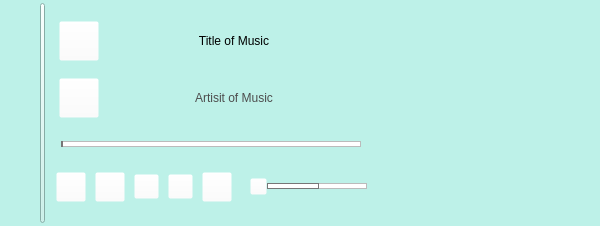
       <widget class="QFrame" name="verticalFrame">
        <property name="styleSheet">
         <string notr="true">background-color: rgb(189, 241, 232);</string>
        </property>
        <layout class="QHBoxLayout" name="horizontalLayout_50">
         <property name="spacing">
          <number>0</number>
         </property>
         <property name="leftMargin">
          <number>0</number>
         </property>
         <property name="topMargin">
          <number>3</number>
         </property>
         <property name="rightMargin">
          <number>5</number>
         </property>
         <property name="bottomMargin">
          <number>3</number>
         </property>
         <item>
          <spacer name="horizontalSpacer_43">
           <property name="orientation">
            <enum>Qt::Horizontal</enum>
           </property>
           <property name="sizeHint" stdset="0">
            <size>
             <width>40</width>
             <height>20</height>
            </size>
           </property>
          </spacer>
         </item>
         <item>
          <widget class="QPushButton" name="pushButton_10">
           <property name="minimumSize">
            <size>
             <width>5</width>
             <height>220</height>
            </size>
           </property>
           <property name="maximumSize">
            <size>
             <width>5</width>
             <height>220</height>
            </size>
           </property>
           <property name="styleSheet">
            <string notr="true">border-image: url(:/res/images/bar.png);</string>
           </property>
           <property name="text">
            <string/>
           </property>
          </widget>
         </item>
         <item>
          <layout class="QVBoxLayout" name="verticalLayout_6">
           <item>
            <widget class="QFrame" name="horizontalFrame_2">
             <property name="minimumSize">
              <size>
               <width>0</width>
               <height>0</height>
              </size>
             </property>
             <layout class="QHBoxLayout" name="horizontalLayout_54">
              <property name="spacing">
               <number>0</number>
              </property>
              <property name="leftMargin">
               <number>10</number>
              </property>
              <property name="topMargin">
               <number>0</number>
              </property>
              <property name="rightMargin">
               <number>0</number>
              </property>
              <property name="bottomMargin">
               <number>0</number>
              </property>
             </layout>
            </widget>
           </item>
           <item>
            <widget class="QFrame" name="horizontalFrame">
             <property name="minimumSize">
              <size>
               <width>550</width>
               <height>0</height>
              </size>
             </property>
             <property name="maximumSize">
              <size>
               <width>550</width>
               <height>16777215</height>
              </size>
             </property>
             <property name="styleSheet">
              <string notr="true">border-image: url(:/res/images/musicback.png);
background-color: rgba(255, 255, 255, 0);</string>
             </property>
             <property name="lineWidth">
              <number>0</number>
             </property>
             <layout class="QHBoxLayout" name="horizontalLayout_24">
              <property name="spacing">
               <number>0</number>
              </property>
              <property name="leftMargin">
               <number>3</number>
              </property>
              <property name="topMargin">
               <number>3</number>
              </property>
              <property name="rightMargin">
               <number>10</number>
              </property>
              <property name="bottomMargin">
               <number>3</number>
              </property>
              <item>
               <layout class="QVBoxLayout" name="verticalLayout_20">
                <property name="spacing">
                 <number>2</number>
                </property>
                <item>
                 <layout class="QVBoxLayout" name="verticalLayout_22">
                  <item>
                   <layout class="QHBoxLayout" name="horizontalLayout_32">
                    <property name="spacing">
                     <number>5</number>
                    </property>
                    <item>
                     <spacer name="horizontalSpacer_31">
                      <property name="orientation">
                       <enum>Qt::Horizontal</enum>
                      </property>
                      <property name="sizeHint" stdset="0">
                       <size>
                        <width>40</width>
                        <height>20</height>
                       </size>
                      </property>
                     </spacer>
                    </item>
                    <item>
                     <widget class="QPushButton" name="pushButton_4">
                      <property name="minimumSize">
                       <size>
                        <width>40</width>
                        <height>40</height>
                       </size>
                      </property>
                      <property name="maximumSize">
                       <size>
                        <width>40</width>
                        <height>40</height>
                       </size>
                      </property>
                      <property name="styleSheet">
                       <string notr="true">border-image: url(:/res/images/title.png);</string>
                      </property>
                      <property name="text">
                       <string/>
                      </property>
                     </widget>
                    </item>
                    <item>
                     <widget class="QLabel" name="MusicTitle">
                      <property name="minimumSize">
                       <size>
                        <width>260</width>
                        <height>40</height>
                       </size>
                      </property>
                      <property name="maximumSize">
                       <size>
                        <width>260</width>
                        <height>40</height>
                       </size>
                      </property>
                      <property name="styleSheet">
                       <string notr="true">font: 75 11pt &quot;나눔고딕 ExtraBold&quot;;
color: rgb(0, 0, 0);

border-image: url(:/res/images/context.png);</string>
                      </property>
                      <property name="text">
                       <string>Title of Music</string>
                      </property>
                      <property name="alignment">
                       <set>Qt::AlignCenter</set>
                      </property>
                     </widget>
                    </item>
                    <item>
                     <spacer name="horizontalSpacer_32">
                      <property name="orientation">
                       <enum>Qt::Horizontal</enum>
                      </property>
                      <property name="sizeHint" stdset="0">
                       <size>
                        <width>40</width>
                        <height>20</height>
                       </size>
                      </property>
                     </spacer>
                    </item>
                   </layout>
                  </item>
                 </layout>
                </item>
                <item>
                 <layout class="QHBoxLayout" name="horizontalLayout_33">
                  <property name="spacing">
                   <number>5</number>
                  </property>
                  <property name="topMargin">
                   <number>0</number>
                  </property>
                  <item>
                   <spacer name="horizontalSpacer_33">
                    <property name="orientation">
                     <enum>Qt::Horizontal</enum>
                    </property>
                    <property name="sizeHint" stdset="0">
                     <size>
                      <width>40</width>
                      <height>20</height>
                     </size>
                    </property>
                   </spacer>
                  </item>
                  <item>
                   <widget class="QPushButton" name="pushButton_5">
                    <property name="minimumSize">
                     <size>
                      <width>40</width>
                      <height>40</height>
                     </size>
                    </property>
                    <property name="maximumSize">
                     <size>
                      <width>40</width>
                      <height>40</height>
                     </size>
                    </property>
                    <property name="styleSheet">
                     <string notr="true">border-image: url(:/res/images/artist.png);</string>
                    </property>
                    <property name="text">
                     <string/>
                    </property>
                   </widget>
                  </item>
                  <item>
                   <widget class="QLabel" name="SingerName">
                    <property name="minimumSize">
                     <size>
                      <width>260</width>
                      <height>40</height>
                     </size>
                    </property>
                    <property name="maximumSize">
                     <size>
                      <width>260</width>
                      <height>40</height>
                     </size>
                    </property>
                    <property name="styleSheet">
                     <string notr="true">font: 75 10pt &quot;나눔고딕&quot;;
color: rgb(77, 77, 77);

border-image: url(:/res/images/context.png);</string>
                    </property>
                    <property name="text">
                     <string>Artisit of Music</string>
                    </property>
                    <property name="alignment">
                     <set>Qt::AlignCenter</set>
                    </property>
                   </widget>
                  </item>
                  <item>
                   <spacer name="horizontalSpacer_34">
                    <property name="orientation">
                     <enum>Qt::Horizontal</enum>
                    </property>
                    <property name="sizeHint" stdset="0">
                     <size>
                      <width>40</width>
                      <height>20</height>
                     </size>
                    </property>
                   </spacer>
                  </item>
                 </layout>
                </item>
                <item>
                 <layout class="QHBoxLayout" name="horizontalLayout_31">
                  <item>
                   <spacer name="horizontalSpacer_29">
                    <property name="orientation">
                     <enum>Qt::Horizontal</enum>
                    </property>
                    <property name="sizeHint" stdset="0">
                     <size>
                      <width>40</width>
                      <height>20</height>
                     </size>
                    </property>
                   </spacer>
                  </item>
                  <item>
                   <widget class="QSlider" name="musicSlider">
                    <property name="minimumSize">
                     <size>
                      <width>300</width>
                      <height>0</height>
                     </size>
                    </property>
                    <property name="styleSheet">
                     <string notr="true">QSlider::groove:horizontal {
border: 1px solid #bbb;
background: white;
height: 4px;
border-radius: 4px;
}

QSlider::sub-page:horizontal {
background: qlineargradient(x1: 0, y1: 0,    x2: 0, y2: 1,
    stop: 0 #66e, stop: 1 #bbf);
background: qlineargradient(x1: 0, y1: 0.2, x2: 1, y2: 1,
    stop: 0 #bbf, stop: 1 #55f);
border: 1px solid #777;
height: 4px;
border-radius: 4px;
}

QSlider::handle:horizontal {
	border-image: url(:/res/images/sliderBtn.png);
width: 15px;
height: 15px;

}


QSlider::handle:horizontal:hover {
	border-image: url(:/res/images/sliderBtn.png);
width: 15px;
height: 15px;
}
</string>
                    </property>
                    <property name="orientation">
                     <enum>Qt::Horizontal</enum>
                    </property>
                   </widget>
                  </item>
                  <item>
                   <spacer name="horizontalSpacer_30">
                    <property name="orientation">
                     <enum>Qt::Horizontal</enum>
                    </property>
                    <property name="sizeHint" stdset="0">
                     <size>
                      <width>40</width>
                      <height>20</height>
                     </size>
                    </property>
                   </spacer>
                  </item>
                 </layout>
                </item>
                <item>
                 <layout class="QHBoxLayout" name="horizontalLayout_25">
                  <property name="spacing">
                   <number>9</number>
                  </property>
                  <item>
                   <spacer name="horizontalSpacer_27">
                    <property name="orientation">
                     <enum>Qt::Horizontal</enum>
                    </property>
                    <property name="sizeHint" stdset="0">
                     <size>
                      <width>40</width>
                      <height>20</height>
                     </size>
                    </property>
                   </spacer>
                  </item>
                  <item>
                   <widget class="QPushButton" name="playMusicBtn">
                    <property name="minimumSize">
                     <size>
                      <width>30</width>
                      <height>30</height>
                     </size>
                    </property>
                    <property name="maximumSize">
                     <size>
                      <width>30</width>
                      <height>30</height>
                     </size>
                    </property>
                    <property name="styleSheet">
                     <string notr="true">QPushButton#playMusicBtn{
	border-image: url(:/res/images/musicp_b.png);
}

QPushButton#playMusicBtn:hover{
	border-image: url(:/res/images/musicp_o.png);
}

QPushButton#playMusicBtn:pressed {
}</string>
                    </property>
                    <property name="text">
                     <string/>
                    </property>
                   </widget>
                  </item>
                  <item>
                   <widget class="QPushButton" name="stopMusicBtn">
                    <property name="minimumSize">
                     <size>
                      <width>30</width>
                      <height>30</height>
                     </size>
                    </property>
                    <property name="maximumSize">
                     <size>
                      <width>30</width>
                      <height>30</height>
                     </size>
                    </property>
                    <property name="styleSheet">
                     <string notr="true">QPushButton#stopMusicBtn{
	border-image: url(:/res/images/musics_b.png);
}

QPushButton#stopMusicBtn:hover{
	border-image: url(:/res/images/musics_o.png);
}

QPushButton#stopMusicBtn:pressed {
}</string>
                    </property>
                    <property name="text">
                     <string/>
                    </property>
                   </widget>
                  </item>
                  <item>
                   <widget class="QPushButton" name="beforMusicBtn">
                    <property name="minimumSize">
                     <size>
                      <width>25</width>
                      <height>25</height>
                     </size>
                    </property>
                    <property name="maximumSize">
                     <size>
                      <width>25</width>
                      <height>25</height>
                     </size>
                    </property>
                    <property name="styleSheet">
                     <string notr="true">QPushButton#beforMusicBtn{
	border-image: url(:/res/images/before_b.png);
}

QPushButton#beforMusicBtn:hover{
	border-image: url(:/res/images/before_o.png);
}

QPushButton#beforMusicBtn:pressed {
}</string>
                    </property>
                    <property name="text">
                     <string/>
                    </property>
                   </widget>
                  </item>
                  <item>
                   <widget class="QPushButton" name="nextMusicBtn">
                    <property name="minimumSize">
                     <size>
                      <width>25</width>
                      <height>25</height>
                     </size>
                    </property>
                    <property name="maximumSize">
                     <size>
                      <width>25</width>
                      <height>25</height>
                     </size>
                    </property>
                    <property name="styleSheet">
                     <string notr="true">QPushButton#nextMusicBtn{
	border-image: url(:/res/images/next_b.png);
}

QPushButton#nextMusicBtn:hover{
	border-image: url(:/res/images/next_a.png);
}

QPushButton#nextMusicBtn:pressed {
}</string>
                    </property>
                    <property name="text">
                     <string/>
                    </property>
                   </widget>
                  </item>
                  <item>
                   <widget class="QPushButton" name="addMusicBtn">
                    <property name="minimumSize">
                     <size>
                      <width>30</width>
                      <height>30</height>
                     </size>
                    </property>
                    <property name="maximumSize">
                     <size>
                      <width>30</width>
                      <height>30</height>
                     </size>
                    </property>
                    <property name="styleSheet">
                     <string notr="true">QPushButton#addMusicBtn{
	border-image: url(:/res/images/addmusic_b.png);

}

QPushButton#addMusicBtn:hover{
	border-image: url(:/res/images/addmusic_p.png);
}

QPushButton#addMusicBtn:pressed {
}</string>
                    </property>
                    <property name="text">
                     <string/>
                    </property>
                   </widget>
                  </item>
                  <item>
                   <layout class="QHBoxLayout" name="horizontalLayout_34">
                    <property name="spacing">
                     <number>0</number>
                    </property>
                    <item>
                     <spacer name="horizontalSpacer_36">
                      <property name="orientation">
                       <enum>Qt::Horizontal</enum>
                      </property>
                      <property name="sizeHint" stdset="0">
                       <size>
                        <width>40</width>
                        <height>20</height>
                       </size>
                      </property>
                     </spacer>
                    </item>
                    <item>
                     <widget class="QPushButton" name="vol">
                      <property name="minimumSize">
                       <size>
                        <width>17</width>
                        <height>17</height>
                       </size>
                      </property>
                      <property name="maximumSize">
                       <size>
                        <width>17</width>
                        <height>17</height>
                       </size>
                      </property>
                      <property name="styleSheet">
                       <string notr="true">QPushButton#vol{
	border-image: url(:/res/images/sound.png);
}
</string>
                      </property>
                      <property name="text">
                       <string/>
                      </property>
                     </widget>
                    </item>
                    <item>
                     <widget class="QSlider" name="musicVolSlider">
                      <property name="minimumSize">
                       <size>
                        <width>100</width>
                        <height>0</height>
                       </size>
                      </property>
                      <property name="maximumSize">
                       <size>
                        <width>100</width>
                        <height>16777215</height>
                       </size>
                      </property>
                      <property name="styleSheet">
                       <string notr="true">QSlider::groove:horizontal {
border: 1px solid #bbb;
background: white;
height: 4px;
border-radius: 4px;
}

QSlider::sub-page:horizontal {
background: qlineargradient(x1: 0, y1: 0,    x2: 0, y2: 1,
    stop: 0 #66e, stop: 1 #bbf);
background: qlineargradient(x1: 0, y1: 0.2, x2: 1, y2: 1,
    stop: 0 #bbf, stop: 1 #55f);
border: 1px solid #777;
height: 4px;
border-radius: 4px;
}

QSlider::handle:horizontal {
	border-image: url(:/res/images/sliderBtn.png);
width: 15px;
height: 15px;

}


QSlider::handle:horizontal:hover {
	border-image: url(:/res/images/sliderBtn.png);
width: 15px;
height: 15px;
}
</string>
                      </property>
                      <property name="value">
                       <number>50</number>
                      </property>
                      <property name="orientation">
                       <enum>Qt::Horizontal</enum>
                      </property>
                     </widget>
                    </item>
                   </layout>
                  </item>
                  <item>
                   <spacer name="horizontalSpacer_28">
                    <property name="orientation">
                     <enum>Qt::Horizontal</enum>
                    </property>
                    <property name="sizeHint" stdset="0">
                     <size>
                      <width>40</width>
                      <height>20</height>
                     </size>
                    </property>
                   </spacer>
                  </item>
                 </layout>
                </item>
               </layout>
              </item>
              <item>
               <layout class="QHBoxLayout" name="horizontalLayout_38">
                <property name="spacing">
                 <number>0</number>
                </property>
                <property name="topMargin">
                 <number>5</number>
                </property>
                <property name="rightMargin">
                 <number>10</number>
                </property>
                <property name="bottomMargin">
                 <number>10</number>
                </property>
                <item>
                 <widget class="QListView" name="musicFileList">
                  <property name="minimumSize">
                   <size>
                    <width>200</width>
                    <height>0</height>
                   </size>
                  </property>
                  <property name="maximumSize">
                   <size>
                    <width>200</width>
                    <height>16777215</height>
                   </size>
                  </property>
                  <property name="baseSize">
                   <size>
                    <width>0</width>
                    <height>0</height>
                   </size>
                  </property>
                  <property name="styleSheet">
                   <string notr="true">border-image: url(:/res/images/musiclistback.png);
font: 75 9.5pt &quot;나눔고딕 ExtraBold&quot;;</string>
                  </property>
                 </widget>
                </item>
                <item>
                 <spacer name="horizontalSpacer_40">
                  <property name="orientation">
                   <enum>Qt::Horizontal</enum>
                  </property>
                  <property name="sizeHint" stdset="0">
                   <size>
                    <width>40</width>
                    <height>20</height>
                   </size>
                  </property>
                 </spacer>
                </item>
               </layout>
              </item>
             </layout>
            </widget>
           </item>
          </layout>
         </item>
        </layout>
       </widget>
